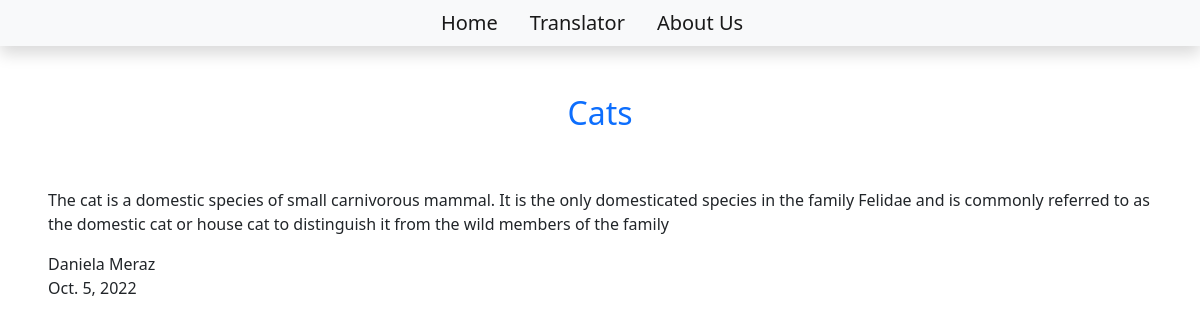
Page /cats on the committed database.
### blog/models.py (models this page shows, shortened)
class Post(models.Model):
    title = models.CharField(max_length=255)
    content = models.TextField()
    author = models.ForeignKey(to=User, on_delete=models.CASCADE)
    date_created = models.DateField(auto_now_add=True)
    slug = models.SlugField(max_length=200, unique=True)
    status = models.IntegerField(choices=STATUS, default=0)

### blog/views.py (the view)
# urls.py: path('<slug:slug>', views.BlogView.as_view(), name='blog_view'),
class BlogView(generic.DetailView):
    model = Post
    template_name = 'blog.html'

### templates/blog.html (shortened to what this page needs)
{% extends 'base.html'%}
{% block content%}
        <div class="container text-center mt-5 text-primary">
                <h2>{{object.title}}</h2>
        </div>
        <div class="text-left p-5">
                <p>{{object.content}}</p>
                <p>{{object.author}}<br> {{object.date_created}}</p>
        </div>
{% endblock content%}

### rows in the picture
Post: title "Cats", content "The cat is a domestic species of small carnivorous mammal. It is the only domesticated species in the family Felidae and is commonly referred to as the domestic cat or house cat to distinguish it from the wild members of the family", author "Daniela Meraz", date_created "Oct. 5, 2022"
